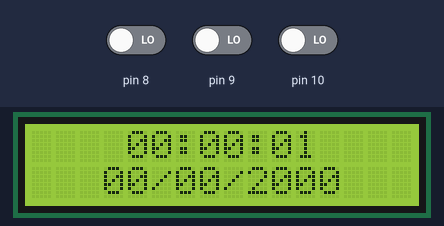
Bench run of a sketch on a simulated Arduino Uno, built with avr-gcc and run on an emulated ATmega328P. Shown: 16×2 character LCD. The inputs (shaded band) are chosen by the test bench; at power-on: pin 9 LOW, pin 8 LOW, pin 10 LOW.

Above: at 1.6 s.
1.7 s: pin 9 driven HIGH
At 2.9 s:
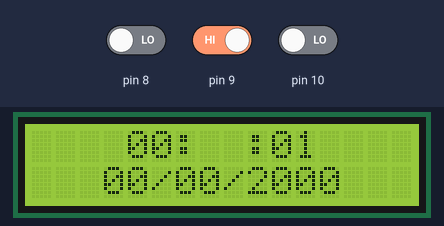
3.3 s: pin 8 driven HIGH
At 3.43 s:
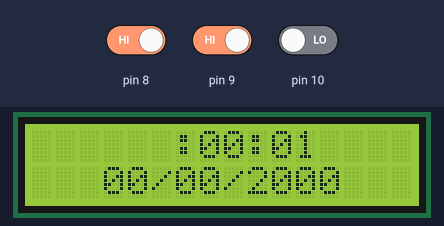
4.8 s: pin 8 driven LOW
At 6.19 s:
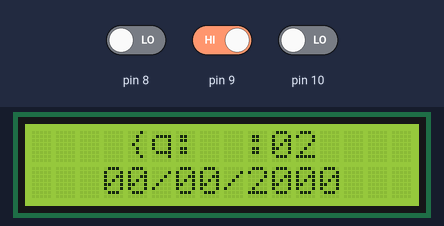
7.8 s: pin 10 driven HIGH
At 7.94 s:
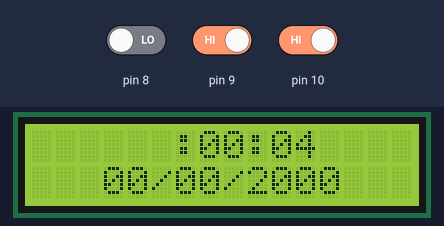
9.3 s: pin 10 driven LOW
At 10.8 s:
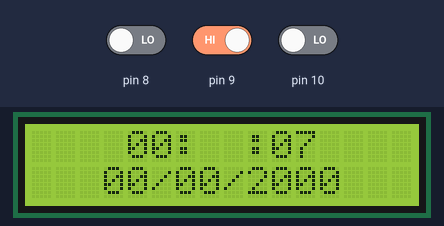
11.5 s: pin 9 driven LOW
At 12.7 s:
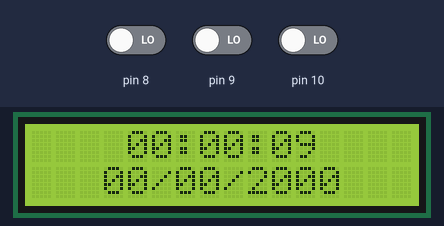
Timing chart, 0 to 14.5 s (numbered marks = the images above; inputs shaded):
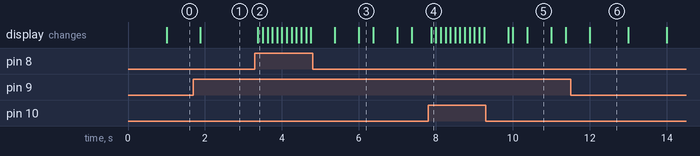

Measured:
- after the input at 3.3 s, the display: changes after 0.08 s (image 2)
- what the display in image 5 shows lasts 0.6 s, from 10.4 s to 11.0 s
- what the display in image 6 shows lasts 1.0 s, from 12.0 s to 13.0 s

The sketch:

clock_1.ino
```cpp
#include <LiquidCrystal.h>

LiquidCrystal lcd(12,11,5,4,3,2);

const int BUT_1 = 8, BUT_2 = 9, BUT_3 = 10, delayTimeClock = 1000, delayTimeButtons = 125, delayTimeSetTime = 300;
unsigned long currentMillis, previousMillisClock = 0, previousMillisButtons = 0, previousMillisSetTime = 0;

int secs = 0, mins = 0, hours = 0, day = 0, month =0 , year = 2000, pressButts[3];

/*
0 = No settaggio tempo
1 = Settaggio ora
2 =    ""     minuti
3=     ""     secondi
*/
int isSetTime = 0, isSetDate = 0;

bool blinkSetTime = false, blinkSetDate;

//CHIAMARE SOLO 1 VOLTA AL SECONDO, ALTRIMENTI L'OROLOGIO NON OROLOGIA
void countTime(){
  //Time manager


  //Non conto più i secondi se li sto settando
  if(isSetTime !=3){
    //If secs = 60
    if((secs+1) == 60){
      //if mins = 60
      if((mins+1) == 60){
        //if hours == 24
        if(hours+1 == 24){
          hours = 0;
          mins = 0;
          secs = 0;
          countDate();
        }
        else{
          hours++;
          mins = 0;
          secs = 0;
        }
      }
      else{
        mins++;
        secs =0;
      }
    }
    else{
      secs++;
    }
  }

}

void countDate(){
  if(day+1 > 29){
    //February
    if(month == 2){
      //Check for leap years
      if(year % 4 == 0){
          day++;
      }
      else if(year % 100 == 0){
        if(year % 400 == 0){
          day++;
        }
        else{
          day = 0;
          month++;
        }
      }
      else{
        day = 0;
        month++;
      }
    }
    else{
      day++;
    }

  }
  else if(day+1 == 31){
    if(month == 4 || month == 6 || month == 9 || month == 11){
      day = 0;
      month++;
    }
  }
  else if(day+1 == 32){
      day = 0;
      if(month+1 !=13){
        month++;

      }
      else{
        day = 0;
        month = 0;
        year++;
      }

  }
  else{
    day++;
  }

  printDate();

}

void printTime(){
  char buffer[9];

  if(isSetTime == 0){
    sprintf(buffer, "%02d:%02d:%02d", hours, mins, secs);
  }
  else{
    if(currentMillis - previousMillisSetTime >= delayTimeSetTime){
      previousMillisSetTime = currentMillis;

      if(blinkSetTime){
        blinkSetTime = false;
          sprintf(buffer, "%02d:%02d:%02d", hours, mins, secs);
      }
      else{
        blinkSetTime = true;
        switch(isSetTime){
          case 1:
            sprintf(buffer, "  :%02d:%02d", mins, secs);

          break;

          case 2:
            sprintf(buffer, "%02d:  :%02d", hours, secs);
          break;

          case 3:
            sprintf(buffer, "%02d:%02d:  ", hours, mins);
          break;
        }
      }

    }
  }

  lcd.setCursor(4,0);
  lcd.print(buffer);

}

void printDate(){
  char buffer[9];
  sprintf(buffer, "%02d/%02d/%04d", day, month, year);


  lcd.setCursor(3,1);
  lcd.print(buffer);
}

void setup() {
  lcd.begin(16,2);

  //Button init, 8,9,10
  for (int i=BUT_1;i<=BUT_3;i++){
    pinMode(i, INPUT);
  }
  printDate();

}

void loop() {
  currentMillis = millis();

  if(currentMillis - previousMillisButtons >= delayTimeButtons){
    previousMillisButtons = currentMillis;

    for(int i=BUT_1;i<=BUT_3;i++){
      pressButts[i-BUT_1] = digitalRead(i);
    }

    //Button 1
    if(pressButts[0] == HIGH){
      if(isSetTime !=0){
        //Seve a far comparire subito il numero cambiato, senza aspettare il delay del blink
        previousMillisSetTime = delayTimeSetTime;
        switch(isSetTime){
          case 1:
            if(hours-1 == -1){
              hours = 23;
            }
            else{
              hours--;
            }

          break;

          case 2:
            if(mins-1 == -1){
              mins = 59;
            }
            else{
              mins--;
            }
          break;

          case 3:
            if(secs-1 == -1){
              secs = 59;
            }
            else{
              secs--;
            }
          break;
        }

        printTime();
      }

      /*
      else if(isSetDate !=0){
        //Seve a far comparire subito il numero cambiato, senza aspettare il delay del blink
        previousMillisSetTime = delayTimeSetTime;
        switch(isSetDate){
          case 1:
            if(day-1 == -1){
              hours = 23;
            }
            else{
              hours--;
            }

          break;

          case 2:
            if(mins-1 == -1){
              mins = 59;
            }
            else{
              mins--;
            }
          break;

          case 3:
            if(secs-1 == -1){
              secs = 59;
            }
            else{
              secs--;
            }
          break;
        }
      }
      */
    }

    //Button 3
    else if(pressButts[2] == HIGH){
      if(isSetTime !=0){

        //Seve a far comparire subito il numero cambiato, senza aspettare il delay del blink
        previousMillisSetTime = delayTimeSetTime;
        switch(isSetTime){
          case 1:
            if(hours+1 == 24){
              hours = 0;
            }
            else{
              hours++;
            }

          break;

          case 2:
            if(mins+1 == 60){
              mins = 0;
            }
            else{
              mins++;
            }
          break;

          case 3:
            if(secs+1 == 60){
              secs = 0;
            }
            else{
              secs++;
            }
          break;
        }
        printTime();

      }
    }

    //Button 2
    else if(pressButts[1] == HIGH){
      if(isSetTime == 0){
        isSetTime = 1;
      }
      else if(isSetTime +1 <4){
        isSetTime++;
        //previousMillisSetTime = delayTimeSetTime;
        blinkSetTime = false;
        printTime();
      }
      else if(isSetTime == 3){
        isSetTime = 0;
        //isSetDate = 1;
      }

      else if(isSetDate +1 < 4){
        //isSetDate++;
        //blinkSetDate = false;
        //printDate();
      }
      else{
        isSetDate = 0;

      }
    }

  }
  //Se sono passati 1000ms(1s)
  if(currentMillis - previousMillisClock >= delayTimeClock){
      previousMillisClock = currentMillis;

      countTime();
      printTime();
  }
}
```
